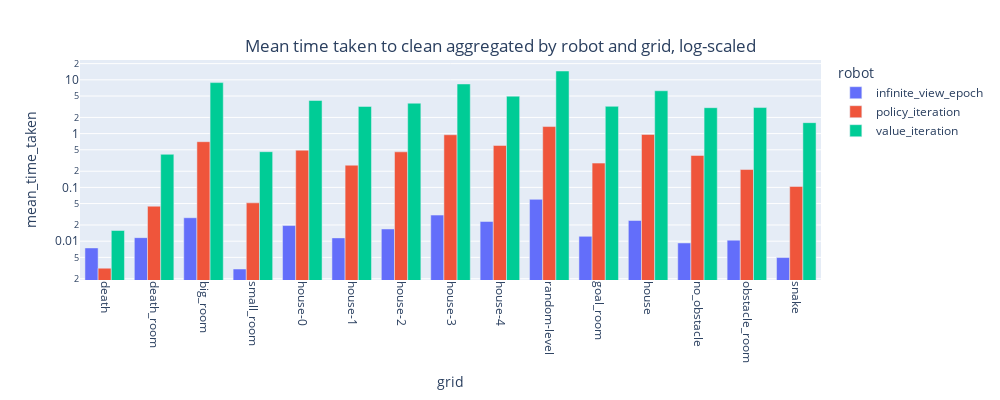

Source (notebook cell):
### Code cell
fig = px.bar(data, x="grid", y="mean_time_taken", color="robot", barmode="group",log_y=True,
              width=1000, height=500) 

fig.update_layout(title={
        'text': "Mean time taken to clean aggregated by robot and grid, log-scaled",
        'y':0.9,
        'x':0.5,
        'xanchor': 'center',
        'yanchor': 'top'}, 
        autosize=True,
        width=1000,
        height=400,
        font = dict(size = 12))

fig.update_xaxes(tickangle=90)
fig.show()

### Figure 1 — Plotly figure (JSON) as saved in the notebook; plotly's stock layout.template omitted (floating-point values rounded to 4 significant figures)
{"data": [{"alignmentgroup": "True", "hovertemplate": "robot=infinite_view_epoch<br>grid=%{x}<br>mean_time_taken=%{y}<extra></extra>", "legendgroup": "infinite_view_epoch", "marker": {"color": "#636efa"}, "name": "infinite_view_epoch", "offsetgroup": "infinite_view_epoch", "orientation": "v", "showlegend": true, "textposition": "auto", "type": "bar", "x": ["death", "death_room", "big_room", "small_room", "house-0", "house-1", "house-2", "house-3", "house-4", "random-level", "goal_room", "house", "no_obstacle", "obstacle_room", "snake"], "xaxis": "x", "y": [0.007487, 0.01164, 0.02729, 0.003038, 0.01953, 0.01151, 0.01686, 0.03057, 0.02325, 0.05991, 0.0123, 0.02423, 0.009256, 0.01044, 0.00496], "yaxis": "y"}, {"alignmentgroup": "True", "hovertemplate": "robot=policy_iteration<br>grid=%{x}<br>mean_time_taken=%{y}<extra></extra>", "legendgroup": "policy_iteration", "marker": {"color": "#EF553B"}, "name": "policy_iteration", "offsetgroup": "policy_iteration", "orientation": "v", "showlegend": true, "textposition": "auto", "type": "bar", "x": ["death", "death_room", "big_room", "small_room", "house-0", "house-1", "house-2", "house-3", "house-4", "random-level", "goal_room", "house", "no_obstacle", "obstacle_room", "snake"], "xaxis": "x", "y": [0.003146, 0.04472, 0.7078, 0.05159, 0.4914, 0.2587, 0.4583, 0.9521, 0.6024, 1.353, 0.2827, 0.966, 0.3926, 0.2149, 0.1041], "yaxis": "y"}, {"alignmentgroup": "True", "hovertemplate": "robot=value_iteration<br>grid=%{x}<br>mean_time_taken=%{y}<extra></extra>", "legendgroup": "value_iteration", "marker": {"color": "#00cc96"}, "name": "value_iteration", "offsetgroup": "value_iteration", "orientation": "v", "showlegend": true, "textposition": "auto", "type": "bar", "x": ["death", "death_room", "big_room", "small_room", "house-0", "house-1", "house-2", "house-3", "house-4", "random-level", "goal_room", "house", "no_obstacle", "obstacle_room", "snake"], "xaxis": "x", "y": [0.0158, 0.4125, 8.886, 0.4612, 4.13, 3.201, 3.678, 8.384, 4.974, 14.6, 3.217, 6.264, 3.036, 3.052, 1.599], "yaxis": "y"}], "layout": {"autosize": true, "barmode": "group", "font": {"size": 12}, "height": 400, "legend": {"title": {"text": "robot"}, "tracegroupgap": 0}, "margin": {"t": 60}, "title": {"text": "Mean time taken to clean aggregated by robot and grid, log-scaled", "x": 0.5, "xanchor": "center", "y": 0.9, "yanchor": "top"}, "width": 1000, "xaxis": {"anchor": "y", "domain": [0, 1], "tickangle": 90, "title": {"text": "grid"}}, "yaxis": {"anchor": "x", "domain": [0, 1], "title": {"text": "mean_time_taken"}, "type": "log"}}}
